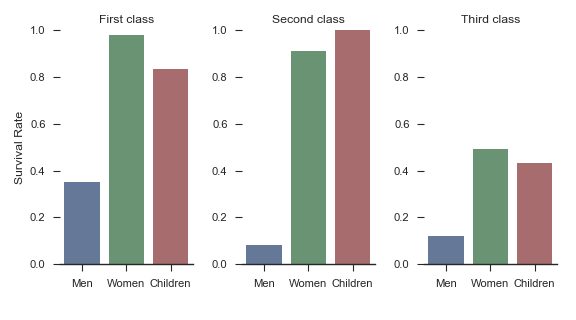

The script that drew this image:
g = sns.factorplot(x="who", y="survived", col="class",
                   data=titanic, saturation=.5,
                   kind="bar", ci=None, aspect=.6)
(g.set_axis_labels("", "Survival Rate")
  .set_xticklabels(["Men", "Women", "Children"])
  .set_titles("{col_name} {col_var}")
  .set(ylim=(0, 1))
  .despine(left=True))  #doctest: +ELLIPSIS
# <seaborn.axisgrid.FacetGrid object at 0x...>
